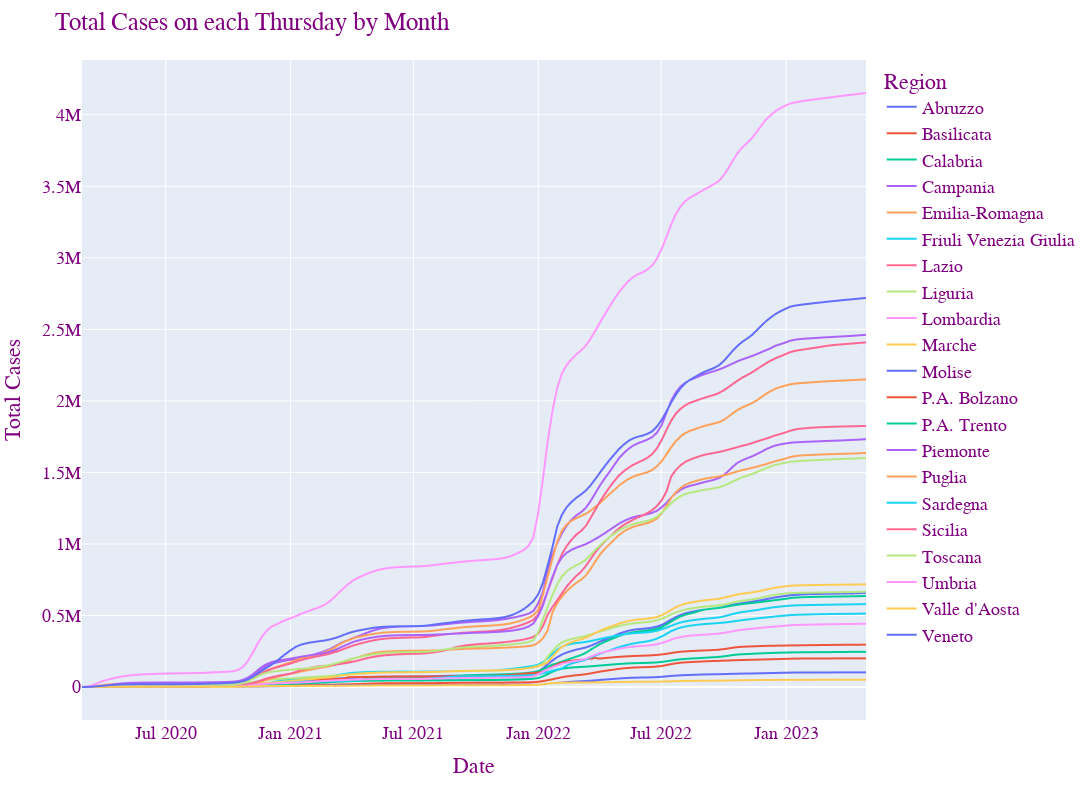

The notebook cell saved with this chart:
### Code cell
plot_covid_regions(covid_df)

### Figure 1 — Plotly figure (JSON) as saved in the notebook; plotly's stock layout.template omitted (floating-point values rounded to 4 significant figures; data arrays with more than 128 entries replaced by an {"elided": "..."} marker saying what was removed)
{"data": [{"hovertemplate": "Region=Abruzzo<br>Date=%{x|%B %d, %Y}<br>Total Cases=%{y:,}<extra></extra>", "legendgroup": "Abruzzo", "line": {"color": "#636efa", "dash": "solid"}, "marker": {"symbol": "circle"}, "mode": "lines", "name": "Abruzzo", "showlegend": true, "type": "scattergl", "x": {"elided": "166 str values"}, "xaxis": "x", "y": {"elided": "166 int values"}, "yaxis": "y"}, {"hovertemplate": "Region=Basilicata<br>Date=%{x|%B %d, %Y}<br>Total Cases=%{y:,}<extra></extra>", "legendgroup": "Basilicata", "line": {"color": "#EF553B", "dash": "solid"}, "marker": {"symbol": "circle"}, "mode": "lines", "name": "Basilicata", "showlegend": true, "type": "scattergl", "x": {"elided": "166 str values"}, "xaxis": "x", "y": {"elided": "166 int values"}, "yaxis": "y"}, {"hovertemplate": "Region=Calabria<br>Date=%{x|%B %d, %Y}<br>Total Cases=%{y:,}<extra></extra>", "legendgroup": "Calabria", "line": {"color": "#00cc96", "dash": "solid"}, "marker": {"symbol": "circle"}, "mode": "lines", "name": "Calabria", "showlegend": true, "type": "scattergl", "x": {"elided": "166 str values"}, "xaxis": "x", "y": {"elided": "166 int values"}, "yaxis": "y"}, {"hovertemplate": "Region=Campania<br>Date=%{x|%B %d, %Y}<br>Total Cases=%{y:,}<extra></extra>", "legendgroup": "Campania", "line": {"color": "#ab63fa", "dash": "solid"}, "marker": {"symbol": "circle"}, "mode": "lines", "name": "Campania", "showlegend": true, "type": "scattergl", "x": {"elided": "166 str values"}, "xaxis": "x", "y": {"elided": "166 int values"}, "yaxis": "y"}, {"hovertemplate": "Region=Emilia-Romagna<br>Date=%{x|%B %d, %Y}<br>Total Cases=%{y:,}<extra></extra>", "legendgroup": "Emilia-Romagna", "line": {"color": "#FFA15A", "dash": "solid"}, "marker": {"symbol": "circle"}, "mode": "lines", "name": "Emilia-Romagna", "showlegend": true, "type": "scattergl", "x": {"elided": "166 str values"}, "xaxis": "x", "y": {"elided": "166 int values"}, "yaxis": "y"}, {"hovertemplate": "Region=Friuli Venezia Giulia<br>Date=%{x|%B %d, %Y}<br>Total Cases=%{y:,}<extra></extra>", "legendgroup": "Friuli Venezia Giulia", "line": {"color": "#19d3f3", "dash": "solid"}, "marker": {"symbol": "circle"}, "mode": "lines", "name": "Friuli Venezia Giulia", "showlegend": true, "type": "scattergl", "x": {"elided": "166 str values"}, "xaxis": "x", "y": {"elided": "166 int values"}, "yaxis": "y"}, {"hovertemplate": "Region=Lazio<br>Date=%{x|%B %d, %Y}<br>Total Cases=%{y:,}<extra></extra>", "legendgroup": "Lazio", "line": {"color": "#FF6692", "dash": "solid"}, "marker": {"symbol": "circle"}, "mode": "lines", "name": "Lazio", "showlegend": true, "type": "scattergl", "x": {"elided": "166 str values"}, "xaxis": "x", "y": {"elided": "166 int values"}, "yaxis": "y"}, {"hovertemplate": "Region=Liguria<br>Date=%{x|%B %d, %Y}<br>Total Cases=%{y:,}<extra></extra>", "legendgroup": "Liguria", "line": {"color": "#B6E880", "dash": "solid"}, "marker": {"symbol": "circle"}, "mode": "lines", "name": "Liguria", "showlegend": true, "type": "scattergl", "x": {"elided": "166 str values"}, "xaxis": "x", "y": {"elided": "166 int values"}, "yaxis": "y"}, {"hovertemplate": "Region=Lombardia<br>Date=%{x|%B %d, %Y}<br>Total Cases=%{y:,}<extra></extra>", "legendgroup": "Lombardia", "line": {"color": "#FF97FF", "dash": "solid"}, "marker": {"symbol": "circle"}, "mode": "lines", "name": "Lombardia", "showlegend": true, "type": "scattergl", "x": {"elided": "166 str values"}, "xaxis": "x", "y": {"elided": "166 int values"}, "yaxis": "y"}, {"hovertemplate": "Region=Marche<br>Date=%{x|%B %d, %Y}<br>Total Cases=%{y:,}<extra></extra>", "legendgroup": "Marche", "line": {"color": "#FECB52", "dash": "solid"}, "marker": {"symbol": "circle"}, "mode": "lines", "name": "Marche", "showlegend": true, "type": "scattergl", "x": {"elided": "166 str values"}, "xaxis": "x", "y": {"elided": "166 int values"}, "yaxis": "y"}, {"hovertemplate": "Region=Molise<br>Date=%{x|%B %d, %Y}<br>Total Cases=%{y:,}<extra></extra>", "legendgroup": "Molise", "line": {"color": "#636efa", "dash": "solid"}, "marker": {"symbol": "circle"}, "mode": "lines", "name": "Molise", "showlegend": true, "type": "scattergl", "x": {"elided": "166 str values"}, "xaxis": "x", "y": {"elided": "166 int values"}, "yaxis": "y"}, {"hovertemplate": "Region=P.A. Bolzano<br>Date=%{x|%B %d, %Y}<br>Total Cases=%{y:,}<extra></extra>", "legendgroup": "P.A. Bolzano", "line": {"color": "#EF553B", "dash": "solid"}, "marker": {"symbol": "circle"}, "mode": "lines", "name": "P.A. Bolzano", "showlegend": true, "type": "scattergl", "x": {"elided": "166 str values"}, "xaxis": "x", "y": {"elided": "166 int values"}, "yaxis": "y"}, {"hovertemplate": "Region=P.A. Trento<br>Date=%{x|%B %d, %Y}<br>Total Cases=%{y:,}<extra></extra>", "legendgroup": "P.A. Trento", "line": {"color": "#00cc96", "dash": "solid"}, "marker": {"symbol": "circle"}, "mode": "lines", "name": "P.A. Trento", "showlegend": true, "type": "scattergl", "x": {"elided": "166 str values"}, "xaxis": "x", "y": {"elided": "166 int values"}, "yaxis": "y"}, {"hovertemplate": "Region=Piemonte<br>Date=%{x|%B %d, %Y}<br>Total Cases=%{y:,}<extra></extra>", "legendgroup": "Piemonte", "line": {"color": "#ab63fa", "dash": "solid"}, "marker": {"symbol": "circle"}, "mode": "lines", "name": "Piemonte", "showlegend": true, "type": "scattergl", "x": {"elided": "166 str values"}, "xaxis": "x", "y": {"elided": "166 int values"}, "yaxis": "y"}, {"hovertemplate": "Region=Puglia<br>Date=%{x|%B %d, %Y}<br>Total Cases=%{y:,}<extra></extra>", "legendgroup": "Puglia", "line": {"color": "#FFA15A", "dash": "solid"}, "marker": {"symbol": "circle"}, "mode": "lines", "name": "Puglia", "showlegend": true, "type": "scattergl", "x": {"elided": "166 str values"}, "xaxis": "x", "y": {"elided": "166 int values"}, "yaxis": "y"}, {"hovertemplate": "Region=Sardegna<br>Date=%{x|%B %d, %Y}<br>Total Cases=%{y:,}<extra></extra>", "legendgroup": "Sardegna", "line": {"color": "#19d3f3", "dash": "solid"}, "marker": {"symbol": "circle"}, "mode": "lines", "name": "Sardegna", "showlegend": true, "type": "scattergl", "x": {"elided": "166 str values"}, "xaxis": "x", "y": {"elided": "166 int values"}, "yaxis": "y"}, {"hovertemplate": "Region=Sicilia<br>Date=%{x|%B %d, %Y}<br>Total Cases=%{y:,}<extra></extra>", "legendgroup": "Sicilia", "line": {"color": "#FF6692", "dash": "solid"}, "marker": {"symbol": "circle"}, "mode": "lines", "name": "Sicilia", "showlegend": true, "type": "scattergl", "x": {"elided": "166 str values"}, "xaxis": "x", "y": {"elided": "166 int values"}, "yaxis": "y"}, {"hovertemplate": "Region=Toscana<br>Date=%{x|%B %d, %Y}<br>Total Cases=%{y:,}<extra></extra>", "legendgroup": "Toscana", "line": {"color": "#B6E880", "dash": "solid"}, "marker": {"symbol": "circle"}, "mode": "lines", "name": "Toscana", "showlegend": true, "type": "scattergl", "x": {"elided": "166 str values"}, "xaxis": "x", "y": {"elided": "166 int values"}, "yaxis": "y"}, {"hovertemplate": "Region=Umbria<br>Date=%{x|%B %d, %Y}<br>Total Cases=%{y:,}<extra></extra>", "legendgroup": "Umbria", "line": {"color": "#FF97FF", "dash": "solid"}, "marker": {"symbol": "circle"}, "mode": "lines", "name": "Umbria", "showlegend": true, "type": "scattergl", "x": {"elided": "166 str values"}, "xaxis": "x", "y": {"elided": "166 int values"}, "yaxis": "y"}, {"hovertemplate": "Region=Valle d'Aosta<br>Date=%{x|%B %d, %Y}<br>Total Cases=%{y:,}<extra></extra>", "legendgroup": "Valle d'Aosta", "line": {"color": "#FECB52", "dash": "solid"}, "marker": {"symbol": "circle"}, "mode": "lines", "name": "Valle d'Aosta", "showlegend": true, "type": "scattergl", "x": {"elided": "166 str values"}, "xaxis": "x", "y": {"elided": "166 int values"}, "yaxis": "y"}, {"hovertemplate": "Region=Veneto<br>Date=%{x|%B %d, %Y}<br>Total Cases=%{y:,}<extra></extra>", "legendgroup": "Veneto", "line": {"color": "#636efa", "dash": "solid"}, "marker": {"symbol": "circle"}, "mode": "lines", "name": "Veneto", "showlegend": true, "type": "scattergl", "x": {"elided": "166 str values"}, "xaxis": "x", "y": {"elided": "166 int values"}, "yaxis": "y"}], "layout": {"font": {"color": "Purple", "family": "Arial", "size": 18}, "height": 800, "legend": {"title": {"text": "Region"}, "tracegroupgap": 0}, "margin": {"t": 60}, "title": {"text": "Total Cases on each Thursday by Month"}, "width": 1200, "xaxis": {"anchor": "y", "domain": [0, 1], "title": {"text": "Date"}}, "yaxis": {"anchor": "x", "domain": [0, 1], "title": {"text": "Total Cases"}}}}
